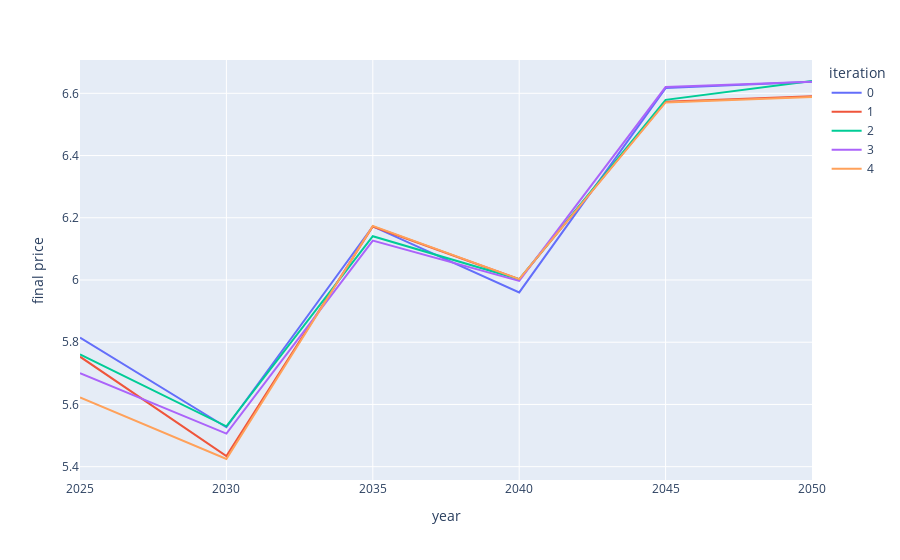

Notebook cell for this chart:
### Code cell
px.line(bau_price_change, x="year", y="final price", color="iteration", template="plotly")

### Figure 1 — Plotly figure (JSON) as saved in the notebook; plotly's stock layout.template omitted (floating-point values rounded to 4 significant figures)
{"data": [{"hovertemplate": "iteration=0<br>year=%{x}<br>final price=%{y}<extra></extra>", "legendgroup": "0", "line": {"color": "#636efa", "dash": "solid"}, "marker": {"symbol": "circle"}, "mode": "lines", "name": "0", "orientation": "v", "showlegend": true, "type": "scatter", "x": [2025, 2030, 2035, 2040, 2045, 2050], "xaxis": "x", "y": [5.815, 5.527, 6.172, 5.96, 6.617, 6.637], "yaxis": "y"}, {"hovertemplate": "iteration=1<br>year=%{x}<br>final price=%{y}<extra></extra>", "legendgroup": "1", "line": {"color": "#EF553B", "dash": "solid"}, "marker": {"symbol": "circle"}, "mode": "lines", "name": "1", "orientation": "v", "showlegend": true, "type": "scatter", "x": [2025, 2030, 2035, 2040, 2045, 2050], "xaxis": "x", "y": [5.753, 5.434, 6.172, 6.002, 6.573, 6.59], "yaxis": "y"}, {"hovertemplate": "iteration=2<br>year=%{x}<br>final price=%{y}<extra></extra>", "legendgroup": "2", "line": {"color": "#00cc96", "dash": "solid"}, "marker": {"symbol": "circle"}, "mode": "lines", "name": "2", "orientation": "v", "showlegend": true, "type": "scatter", "x": [2025, 2030, 2035, 2040, 2045, 2050], "xaxis": "x", "y": [5.761, 5.53, 6.141, 6.002, 6.579, 6.64], "yaxis": "y"}, {"hovertemplate": "iteration=3<br>year=%{x}<br>final price=%{y}<extra></extra>", "legendgroup": "3", "line": {"color": "#ab63fa", "dash": "solid"}, "marker": {"symbol": "circle"}, "mode": "lines", "name": "3", "orientation": "v", "showlegend": true, "type": "scatter", "x": [2025, 2030, 2035, 2040, 2045, 2050], "xaxis": "x", "y": [5.701, 5.506, 6.127, 5.997, 6.62, 6.637], "yaxis": "y"}, {"hovertemplate": "iteration=4<br>year=%{x}<br>final price=%{y}<extra></extra>", "legendgroup": "4", "line": {"color": "#FFA15A", "dash": "solid"}, "marker": {"symbol": "circle"}, "mode": "lines", "name": "4", "orientation": "v", "showlegend": true, "type": "scatter", "x": [2025, 2030, 2035, 2040, 2045, 2050], "xaxis": "x", "y": [5.623, 5.425, 6.174, 6.003, 6.571, 6.588], "yaxis": "y"}], "layout": {"legend": {"title": {"text": "iteration"}, "tracegroupgap": 0}, "margin": {"t": 60}, "xaxis": {"anchor": "y", "domain": [0, 1], "title": {"text": "year"}}, "yaxis": {"anchor": "x", "domain": [0, 1], "title": {"text": "final price"}}}}
